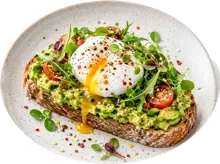
#> input picture frontend/console/src/owner-dashboard/assets/avotoast.webp, 220 x 164 px
$ python cutout_clean.py ../../../frontend/console/src/owner-dashboard/assets/avotoast.webp out.png
#> lines starting #> are read from the running program, lines starting #| are printed output that depends on the picture
"""Food3D V1 Stage 1: Local ONNX cutout extraction & deterministic mask cleanup.

Supports local ONNX Runtime CPU inference with BiRefNet-general-lite (default)
or ISNet-general-use, followed by pure NumPy/SciPy post-processing:
- Main dish connected-component selection (optional side-dish retention)
- Safe exterior cast-shadow stripping that preserves solid dark bowls
- Nearest-interior edge color decontamination (zero fringe on black/white)
- Symmetric square safe-padded framing

Every emitted JSON report carries ``"publication_eligible": false``.
"""

from __future__ import annotations

import argparse
import ctypes
import glob
import json
import math
import os
import sys
from pathlib import Path
from typing import Any

import numpy as np
from PIL import Image
from scipy import ndimage

try:
    from food3d import PUBLICATION_ELIGIBLE
except ImportError:
    try:
        from . import PUBLICATION_ELIGIBLE
    except ImportError:
        PUBLICATION_ELIGIBLE = False

MODEL_FILENAMES: dict[str, str] = {
    "birefnet-general-lite": "birefnet-general-lite.onnx",
    "isnet-general-use": "isnet-general-use.onnx",
}

_IMAGENET_MEAN = np.array([0.485, 0.456, 0.406], dtype=np.float32)
_IMAGENET_STD = np.array([0.229, 0.224, 0.225], dtype=np.float32)
_MODEL_INPUT_SIZE = 1024


# [17 lines left out: functions _normalize_rgb, _normalize_alpha, not called in this run]


_CUDA_LIBS_PRELOADED = False


# [36 lines left out: function _preload_nvidia_cuda_libs, not called in this run]


def create_onnx_session(
    model_name: str = "birefnet-general-lite",
    model_dir: Path | None = None,
    intra_op_threads: int = 4,
    prefer_gpu: bool = False,
) -> tuple[Any, str, str]:
    """Create a reusable local ONNX Runtime session for alpha matte inference."""
    if model_name not in MODEL_FILENAMES:
        raise ValueError(f"Unsupported model '{model_name}'. Choose from: {sorted(MODEL_FILENAMES)}")

    weights_dir = Path(model_dir) if model_dir is not None else (Path.home() / ".u2net")
    model_path = weights_dir / MODEL_FILENAMES[model_name]
    if not model_path.is_file():
        raise FileNotFoundError(f"ONNX model weights not found: {model_path}")

    use_gpu = bool(prefer_gpu) and os.environ.get("CUDA_VISIBLE_DEVICES", None) != ""
    if use_gpu:
        _preload_nvidia_cuda_libs()

    import onnxruntime as ort

    sess_opts = ort.SessionOptions()
    sess_opts.intra_op_num_threads = max(1, int(intra_op_threads))
    available = set(ort.get_available_providers())
    if use_gpu and "CUDAExecutionProvider" in available:
        # Keep peak VRAM under 6 GB (RTX 3060 class) by disabling layout-fusion arena bloat.
        graph_opt_cls = getattr(ort, "GraphOptimizationLevel", None)
        if graph_opt_cls is not None and hasattr(graph_opt_cls, "ORT_ENABLE_BASIC"):
            sess_opts.graph_optimization_level = graph_opt_cls.ORT_ENABLE_BASIC
        sess_opts.enable_mem_pattern = False
        sess_opts.enable_mem_reuse = False
        providers: list[Any] = [
            (
                "CUDAExecutionProvider",
                {
                    "arena_extend_strategy": "kSameAsRequested",
                    "cudnn_conv_algo_search": "DEFAULT",
                    "cudnn_conv_use_max_workspace": "0",
                },
            ),
            "CPUExecutionProvider",
        ]
    else:
        providers = ["CPUExecutionProvider"]
    session = ort.InferenceSession(
        str(model_path),
        sess_options=sess_opts,
        providers=providers,
    )
    input_name = session.get_inputs()[0].name
    output_names = [o.name for o in session.get_outputs()]
    target_out = "output_image" if "output_image" in output_names else output_names[0]
    return session, input_name, target_out


# [25 lines left out: function infer_raw_alpha_with_session, not called in this run]


def infer_raw_alpha(
    rgb_image: Image.Image,
    model_name: str = "birefnet-general-lite",
    model_dir: Path | None = None,
    intra_op_threads: int = 4,
) -> np.ndarray:
    """Run local ONNX Runtime CPU inference to obtain a float32 [0, 1] alpha matte."""
    session, input_name, target_out = create_onnx_session(
        model_name=model_name,
        model_dir=model_dir,
        intra_op_threads=intra_op_threads,
    )
    return infer_raw_alpha_with_session(rgb_image, session, input_name, target_out)


# [344 lines left out: functions _select_components, _strip_cast_shadows, _decontaminate_edges, postprocess_mask, clean_inframe_rgba, fuse_cutout_alphas, not called in this run]


def clean_cutout_file(
    input_path: str | Path,
    output_path: str | Path,
    *,
    model_name: str = "birefnet-general-lite",
    existing_cutout_path: str | Path | None = None,
    keep_main_dish: bool = True,
    keep_side_dishes: bool = False,
    strip_shadows: bool = True,
    pad_ratio: float = 0.10,
    target_size: int = 1024,
    report_path: str | Path | None = None,
) -> dict[str, Any]:
    """Run end-to-end local ONNX cutout extraction, cleanup, and save RGBA PNG."""
#> called with output_path = 'out.png', model_name = 'birefnet-general-lite', keep_main_dish = True, keep_side_dishes = False, strip_shadows = True, pad_ratio = 0.1, target_size = 1024
    in_p = Path(input_path)
    out_p = Path(output_path)

    with Image.open(in_p) as im:
#> im is the input picture: PIL image 220x164 RGBA; mean R, G, B, A 158.6, 148.6, 115.6, 198.3
        rgb_img = im.convert("RGB")
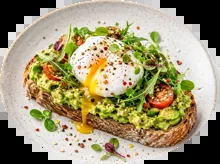
#> rgb_img: PIL image 220x164 RGB; mean R, G, B 158.6, 148.6, 115.6
        rgb_arr = np.asarray(rgb_img, dtype=np.uint8)
        raw_alpha = infer_raw_alpha(rgb_img, model_name=model_name)

    used_existing_cutout = False
    existing_cutout_skipped_reason: str | None = None
    if existing_cutout_path is not None:
        ex_p = Path(existing_cutout_path)
        if ex_p.is_file():
            with Image.open(ex_p) as ex_im:
                has_alpha = "A" in ex_im.getbands()
                if not has_alpha:
                    existing_cutout_skipped_reason = (
                        f"existing cutout has no alpha channel (image mode {ex_im.mode!r}); "
                        "refusing to promote the full frame"
                    )
                else:
                    ex_rgba = np.asarray(ex_im.convert("RGBA"), dtype=np.float32) / 255.0
                    alpha_ex = ex_rgba[..., 3]
                    fully_opaque_frac = float(np.mean(alpha_ex >= 0.99))
                    non_empty_frac = float(np.mean(alpha_ex > 0.01))
                    if fully_opaque_frac > 0.99:
                        existing_cutout_skipped_reason = (
                            "existing cutout alpha is "
                            f"{fully_opaque_frac * 100.0:.2f}% fully opaque "
                            "(>99%), so it carries no matte information"
                        )
                    elif non_empty_frac < 0.005:
                        existing_cutout_skipped_reason = (
                            "existing cutout alpha is "
                            f"{non_empty_frac * 100.0:.2f}% non-empty "
                            "(<0.5%), so it is effectively empty"
                        )
                    else:
                        raw_alpha = fuse_cutout_alphas(raw_alpha, alpha_ex)
                        used_existing_cutout = True
        else:
            existing_cutout_skipped_reason = f"existing cutout path does not exist: {ex_p}"

    rgba_u8, stats = postprocess_mask(
        rgb_arr,
        raw_alpha,
        keep_main_dish=keep_main_dish,
        keep_side_dishes=keep_side_dishes,
        strip_shadows=strip_shadows,
        pad_ratio=pad_ratio,
        target_size=target_size,
    )

    out_p.parent.mkdir(parents=True, exist_ok=True)
    Image.fromarray(rgba_u8, mode="RGBA").save(out_p)

    report = {
        "publication_eligible": PUBLICATION_ELIGIBLE,
        "input_path": str(in_p),
        "output_path": str(out_p),
        "model": model_name,
        "options": {
            "existing_cutout_used": used_existing_cutout,
            "existing_cutout_skipped_reason": existing_cutout_skipped_reason,
            "keep_main_dish": keep_main_dish,
            "keep_side_dishes": keep_side_dishes,
            "strip_shadows": strip_shadows,
            "pad_ratio": pad_ratio,
            "target_size": target_size,
        },
        "stats": stats,
    }

    if report_path is not None:
        rep_p = Path(report_path)
        rep_p.parent.mkdir(parents=True, exist_ok=True)
        rep_p.write_text(json.dumps(report, indent=2) + "\n", encoding="utf-8")

    return report


def build_arg_parser() -> argparse.ArgumentParser:
    parser = argparse.ArgumentParser(
        description="Food3D V1 Stage 1: Clean dish cutout via local ONNX + mask post-processing.",
    )
    parser.add_argument("input_image", help="Path to input dish photo.")
    parser.add_argument("output_rgba", help="Path to output clean RGBA PNG.")
    parser.add_argument(
        "--model",
        choices=sorted(MODEL_FILENAMES.keys()),
        default="birefnet-general-lite",
        help="Local ONNX segmentation model in ~/.u2net/ (default: birefnet-general-lite).",
    )
    parser.add_argument(
        "--keep-main-dish",
        action=argparse.BooleanOptionalAction,
        default=True,
        help="Keep only the primary centered dish component (default: True).",
    )
    parser.add_argument(
        "--keep-side-dishes",
        action="store_true",
        default=False,
        help="Retain nearby lower-frame side bowls alongside the main dish.",
    )
    parser.add_argument(
        "--strip-shadows",
        action=argparse.BooleanOptionalAction,
        default=True,
        help="Strip exterior cast-shadow halo while preserving solid dark bowls (default: True).",
    )
    parser.add_argument(
        "--pad-ratio",
        type=float,
        default=0.10,
        help="Minimum transparent margin ratio on each side of the square frame (default: 0.10).",
    )
    parser.add_argument(
        "--size",
        type=int,
        default=1024,
        help="Maximum output square resolution in pixels (default: 1024).",
    )
    parser.add_argument(
        "--existing-cutout",
        dest="existing_cutout_path",
        default=None,
        help="Optional existing RGBA cutout PNG whose solid plate regions (>= 0.85 alpha) are preserved.",
    )
    parser.add_argument(
        "--report",
        dest="report_path",
        default=None,
        help="Optional JSON report output path.",
    )
    return parser


def main(argv: list[str] | None = None) -> int:
    parser = build_arg_parser()
    args = parser.parse_args(argv)
    report = clean_cutout_file(
        args.input_image,
        args.output_rgba,
        model_name=args.model,
        existing_cutout_path=args.existing_cutout_path,
        keep_main_dish=args.keep_main_dish,
        keep_side_dishes=args.keep_side_dishes,
        strip_shadows=args.strip_shadows,
        pad_ratio=args.pad_ratio,
        target_size=args.size,
        report_path=args.report_path,
    )
    if not args.report_path:
        print(json.dumps(report, indent=2))
    return 0


if __name__ == "__main__":
#> (the run stopped early here; a loop or call above may not have finished)

$ run again, on frontend/console/src/owner-dashboard/assets/berrypancakes.webp
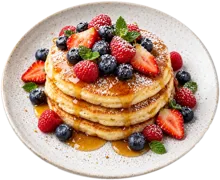
#> input picture frontend/console/src/owner-dashboard/assets/berrypancakes.webp, 220 x 180 px
#> in clean_cutout_file, im is the input picture: PIL image 220x180 RGBA; mean R, G, B, A 159.3, 129.4, 111, 196.7
#> in clean_cutout_file, `rgb_img = im.convert("RGB")`:
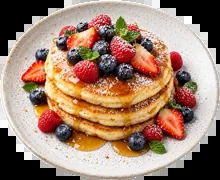
#> rgb_img: PIL image 220x180 RGB; mean R, G, B 159.3, 129.4, 111

$ run again, on frontend/console/src/owner-dashboard/assets/frenchtoast.webp
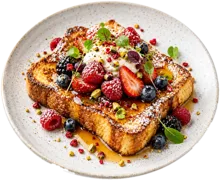
#> input picture frontend/console/src/owner-dashboard/assets/frenchtoast.webp, 220 x 180 px
#> in clean_cutout_file, im is the input picture: PIL image 220x180 RGBA; mean R, G, B, A 159.2, 131.6, 110.7, 196.1
#> in clean_cutout_file, `rgb_img = im.convert("RGB")`:
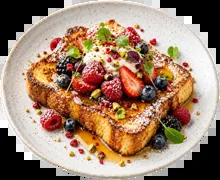
#> rgb_img: PIL image 220x180 RGB; mean R, G, B 159.2, 131.6, 110.7

$ run again, on frontend/console/src/owner-dashboard/assets/greek.webp
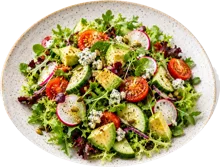
#> input picture frontend/console/src/owner-dashboard/assets/greek.webp, 220 x 167 px
#> in clean_cutout_file, im is the input picture: PIL image 220x167 RGBA; mean R, G, B, A 145, 133.4, 94.8, 196.9
#> in clean_cutout_file, `rgb_img = im.convert("RGB")`:
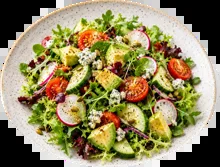
#> rgb_img: PIL image 220x167 RGB; mean R, G, B 145, 133.4, 94.8
